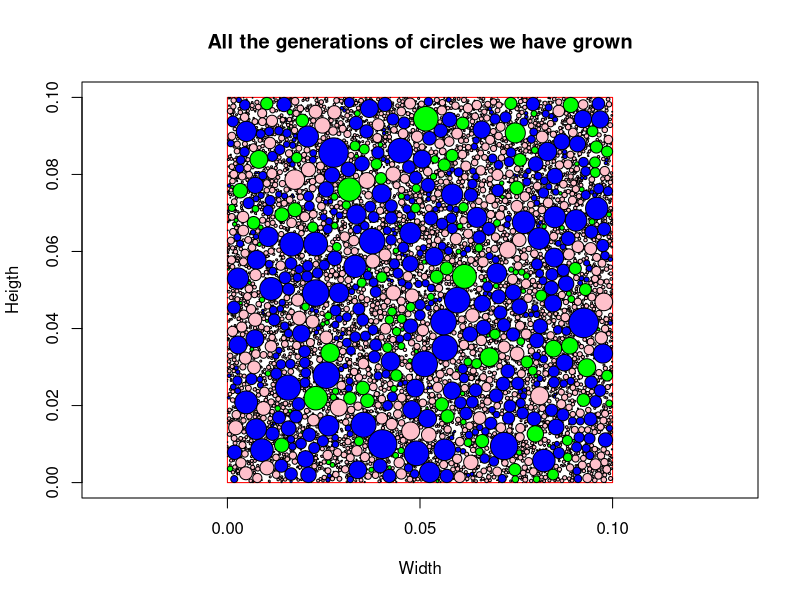

Write R code to recreate this figure.
# Planar void ratio as a %
target_planar_void_ratio <- 30

# All sizes in metres (m)
origin_of_cartesian_axes <- 0 # This is just for reference

# Width of the rectangle
rectangle_width <- 0.100

#Height of the rectangle
rectangle_height <- 0.100

# Number of particles in the first generation seeded
number_of_particles <- 500

# Maximum size of a particle (m)
maximum_radius <- 0.07

# Initial size of the particles in metres (m)
minimum_radius_seeded <- 0.1e-4

# Initialisation of variables
centre <- cbind(rep(0, number_of_particles), rep(0, number_of_particles))
radius <- c(rep(0, number_of_particles))

# Generation of a vector of radii, one row for each particle
radius <- minimum_radius_seeded*c(rep(1, number_of_particles))

# Generation of the centres with random positions, one row for each particle
centre[,1] <- minimum_radius_seeded+(rectangle_width-2*minimum_radius_seeded)*runif(number_of_particles)
centre[,2] <- minimum_radius_seeded+(rectangle_height-2*minimum_radius_seeded)*runif(number_of_particles)

# Beginning of the growth process
iteration <- 2
planar_void_ratio <- c(rep(100,20000))
planar_void_ratio[1] <- c(101)

while (planar_void_ratio[iteration] != planar_void_ratio[iteration-1] && planar_void_ratio[iteration]>target_planar_void_ratio){
  iteration=iteration+1;
  
  for (k in 1:number_of_particles){
    condition <- rep(13, 6)
    
    condition[1] <- sum(sqrt((centre[,1]-centre[k,1])^2+(centre[,2]-centre[k,2])^2)<(radius[k]+minimum_radius_seeded+radius))
    condition[2] <- (centre[k,1]+radius[k]+minimum_radius_seeded<rectangle_width)
    condition[3] <- (centre[k,1]-radius[k]-minimum_radius_seeded>origin_of_cartesian_axes)
    condition[4] <- (centre[k,2]+radius[k]+minimum_radius_seeded<rectangle_height)
    condition[5] <- (centre[k,2]-radius[k]-minimum_radius_seeded>origin_of_cartesian_axes)
    condition[6] <- (radius[k]+minimum_radius_seeded<=maximum_radius)
    
    # Logical condition: if all the conditions above are met, the particle k is allowed to grow
    can_it_grow <- condition[1]==1 && condition[2]==1 && condition[3]==1 && condition[4]==1 && condition[5]==1 && condition[6]==TRUE  
    
    # The radius of particle k is increased by "minimum_radius_seeded"
    if (can_it_grow==TRUE){     
      radius[k] <- radius[k]+minimum_radius_seeded
    }
    
  }
  
  # The planar void ratio is calculated for the current iteration    
  squared_sum_of_radii <- sum(radius[1:number_of_particles]^2) 
  planar_void_ratio[iteration] <- (rectangle_width*rectangle_height-pi*squared_sum_of_radii)/(rectangle_width*rectangle_height)*100
  
  if (planar_void_ratio[iteration] < target_planar_void_ratio){ 
    #% If the planar void ratio is lower than the target, the calculation must stop
    break
  }
  
  
}

# Generate new acceptable centres

starting_particles_before_new_generation <- dim(centre)[1]

start_generating_new_centres <- 1

while (start_generating_new_centres==1){
  
  if(planar_void_ratio[iteration]>45){  
    new_centres_desired <- 200
  }
  if(planar_void_ratio[iteration]<45){
    new_centres_desired <- 400
  }
  if(planar_void_ratio[iteration]<35){
    new_centres_desired <- 600
  }  
  
  new_centres_accepted <- 0
  
  while (new_centres_accepted<new_centres_desired){
    candidatex <- minimum_radius_seeded+(rectangle_width-2*minimum_radius_seeded)*runif(1)
    candidatey <- minimum_radius_seeded+(rectangle_height-2*minimum_radius_seeded)*runif(1)
    candidaterad <- minimum_radius_seeded
    candidate_centre <- cbind(candidatex, candidatey)
    centre <- rbind(centre, candidate_centre) # We hypothetically add the candidate centre to the "centre" matrix. This allows us to use vector operations in the conditions below
    radius <- c(radius, candidaterad)
    
    condition <- rep(13, 3)
    
    k = dim(centre)[1]
    
    condition[1] <- sum((sqrt((centre[,1]-centre[nrow(centre),1])^2+(centre[,2]-centre[nrow(centre),2])^2))<(candidaterad+minimum_radius_seeded+radius))
    condition[2] <- (candidatex+candidaterad+minimum_radius_seeded<rectangle_width)
    condition[3] <- (candidatex-candidaterad-minimum_radius_seeded>origin_of_cartesian_axes)
    condition[4] <- (candidatey+candidaterad+minimum_radius_seeded<rectangle_height)
    condition[5] <- (candidatey-candidaterad-minimum_radius_seeded>origin_of_cartesian_axes)
    condition[6] <- (candidaterad+minimum_radius_seeded<=maximum_radius)
    
    is_it_acceptable <- condition[1]==1 && condition[2]==1 && condition[3]==1 && condition[4]==1 && condition[5]==1 && condition[6]==TRUE  
    
    if (is_it_acceptable==TRUE){
      new_centres_accepted <- new_centres_accepted + 1
    }else{
      centre<-(centre[-nrow(centre),]) # If the centre is not acceptable based on the conditions set, we remove the last row of the "centre" matrix, where it was stored hypothetically
      radius <- radius[1:(length(radius)-1)] # The same is true for any unwanted radius
    }
    
  }
  
  start_generating_new_centres <- 0 # Stop generating new centres, as we have reached the number desired
  
}

# Grow the new centres

iteration <- iteration+1
planar_void_ratio[iteration] <- 100 #Resetting this for the next calculation

while (planar_void_ratio[iteration] > target_planar_void_ratio && start_generating_new_centres==0){
  
  iteration <- iteration+1 
  
  for (k in (starting_particles_before_new_generation+1):dim(centre)[1]){
    condition <- rep(13, 6)
    condition[1] <- sum(sqrt((centre[,1]-centre[k,1])^2+(centre[,2]-centre[k,2])^2)<(radius[k]+minimum_radius_seeded+radius))
    condition[2] <- (centre[k,1]+radius[k]+minimum_radius_seeded<rectangle_width)
    condition[3] <- (centre[k,1]-radius[k]-minimum_radius_seeded>origin_of_cartesian_axes)
    condition[4] <- (centre[k,2]+radius[k]+minimum_radius_seeded<rectangle_height)
    condition[5] <- (centre[k,2]-radius[k]-minimum_radius_seeded>origin_of_cartesian_axes)
    condition[6] <- (radius[k]+minimum_radius_seeded<=maximum_radius)
    can_it_grow <- condition[1]==1 && condition[2]==1 && condition[3]==1 && condition[4]==1 && condition[5]==1 && condition[6]==TRUE  
    if (can_it_grow==TRUE){     
      radius[k] <- radius[k]+minimum_radius_seeded
    }
  }
  
  squared_sum_of_radii <- sum(radius[1:dim(centre)[1]]^2) 
  planar_void_ratio[iteration] <- (rectangle_width*rectangle_height-pi*squared_sum_of_radii)/(rectangle_width*rectangle_height)*100
  
  if (planar_void_ratio[iteration] < target_planar_void_ratio){
    start_generating_new_centres <- 0
    break
  }
  
  if(planar_void_ratio[iteration] == planar_void_ratio[iteration-1]){
    start_generating_new_centres <- 1
  }
  
} 

# Generate new acceptable centres
starting_particles_before_automated_loop <- dim(centre)[1]

start_generating_new_centres <- 1

while (start_generating_new_centres==1){

if(planar_void_ratio[iteration]>45){  
  new_centres_desired <- 200
}
if(planar_void_ratio[iteration]<45){
  new_centres_desired <- 400
}
if(planar_void_ratio[iteration]<35){
    new_centres_desired <- 600
}  

new_centres_accepted <- 0

while (new_centres_accepted<=new_centres_desired){
  candidatex <- minimum_radius_seeded+(rectangle_width-2*minimum_radius_seeded)*runif(1)
  candidatey <- minimum_radius_seeded+(rectangle_height-2*minimum_radius_seeded)*runif(1)
  candidaterad <- minimum_radius_seeded
  candidate_centre <- cbind(candidatex, candidatey)
  centre <- rbind(centre, candidate_centre) 
  radius <- c(radius, candidaterad)
  
  condition <- rep(13, 3)

  k = dim(centre)[1]
  
  condition[1] <- sum((sqrt((centre[,1]-centre[nrow(centre),1])^2+(centre[,2]-centre[nrow(centre),2])^2))<(candidaterad+minimum_radius_seeded+radius))
  condition[2] <- (candidatex+candidaterad+minimum_radius_seeded<rectangle_width)
  condition[3] <- (candidatex-candidaterad-minimum_radius_seeded>origin_of_cartesian_axes)
  condition[4] <- (candidatey+candidaterad+minimum_radius_seeded<rectangle_height)
  condition[5] <- (candidatey-candidaterad-minimum_radius_seeded>origin_of_cartesian_axes)
  condition[6] <- (candidaterad+minimum_radius_seeded<=maximum_radius)
  
  is_it_acceptable <- condition[1]==1 && condition[2]==1 && condition[3]==1 && condition[4]==1 && condition[5]==1 && condition[6]==TRUE  

  if (is_it_acceptable==TRUE){
    new_centres_accepted <- new_centres_accepted + 1
    }else{
    centre<-(centre[-nrow(centre),]) 
    radius <- radius[1:(length(radius)-1)]
    }
  
  }

start_generating_new_centres <- 0 # 
particles_to_grow <- dim(centre)[1]-starting_particles_before_automated_loop

# Grow the new centres

iteration <- iteration+1
planar_void_ratio[iteration] <- 100 #Resetting this for the next calculation

while (planar_void_ratio[iteration] > target_planar_void_ratio && start_generating_new_centres==0){
  
  iteration <- iteration+1 
  
  for (k in (particles_to_grow+1):dim(centre)[1]){
    condition <- rep(13, 6)
    condition[1] <- sum(sqrt((centre[,1]-centre[k,1])^2+(centre[,2]-centre[k,2])^2)<(radius[k]+minimum_radius_seeded+radius))
    condition[2] <- (centre[k,1]+radius[k]+minimum_radius_seeded<rectangle_width)
    condition[3] <- (centre[k,1]-radius[k]-minimum_radius_seeded>origin_of_cartesian_axes)
    condition[4] <- (centre[k,2]+radius[k]+minimum_radius_seeded<rectangle_height)
    condition[5] <- (centre[k,2]-radius[k]-minimum_radius_seeded>origin_of_cartesian_axes)
    condition[6] <- (radius[k]+minimum_radius_seeded<=maximum_radius)
    can_it_grow <- condition[1]==1 && condition[2]==1 && condition[3]==1 && condition[4]==1 && condition[5]==1 && condition[6]==TRUE  
    if (can_it_grow==TRUE){     
      radius[k] <- radius[k]+minimum_radius_seeded
    }
  }
  
  squared_sum_of_radii <- sum(radius[1:dim(centre)[1]]^2) 
  planar_void_ratio[iteration] <- (rectangle_width*rectangle_height-pi*squared_sum_of_radii)/(rectangle_width*rectangle_height)*100
  
  if (planar_void_ratio[iteration] < target_planar_void_ratio){ 
    start_generating_new_centres <- 0
    break
  }
  
  if(planar_void_ratio[iteration] == planar_void_ratio[iteration-1]){
    start_generating_new_centres <- 1
  }

  }

}

plot(c(origin_of_cartesian_axes, rectangle_width), c(origin_of_cartesian_axes, rectangle_height), type = "n", main="All the generations of circles we have grown", xlab="Width", ylab="Heigth", asp=1)

rect(origin_of_cartesian_axes, origin_of_cartesian_axes, origin_of_cartesian_axes+rectangle_width, origin_of_cartesian_axes+rectangle_height, col = "white", border="red")

library(plotrix)
for(q in 1:starting_particles_before_new_generation){
  draw.circle(centre[q,1], centre[q,2], radius[q], col="blue")
}
for(q in (starting_particles_before_new_generation+1):(starting_particles_before_automated_loop)){
  draw.circle(centre[q,1], centre[q,2], radius[q], col="green")
}
for(q in (starting_particles_before_automated_loop+1):(dim(centre)[1]-1)){
  draw.circle(centre[q,1], centre[q,2], radius[q], col="pink")
}

print(paste("We have created and grown", dim(centre)[1], "circles."))
print(paste("The first generation (blue) included", number_of_particles, "circles."))
print(paste("The second generation (green) included", (starting_particles_before_automated_loop-starting_particles_before_new_generation), "circles."))
print(paste("We have achieved a void % (i.e. the white space) of:", min(planar_void_ratio)))
